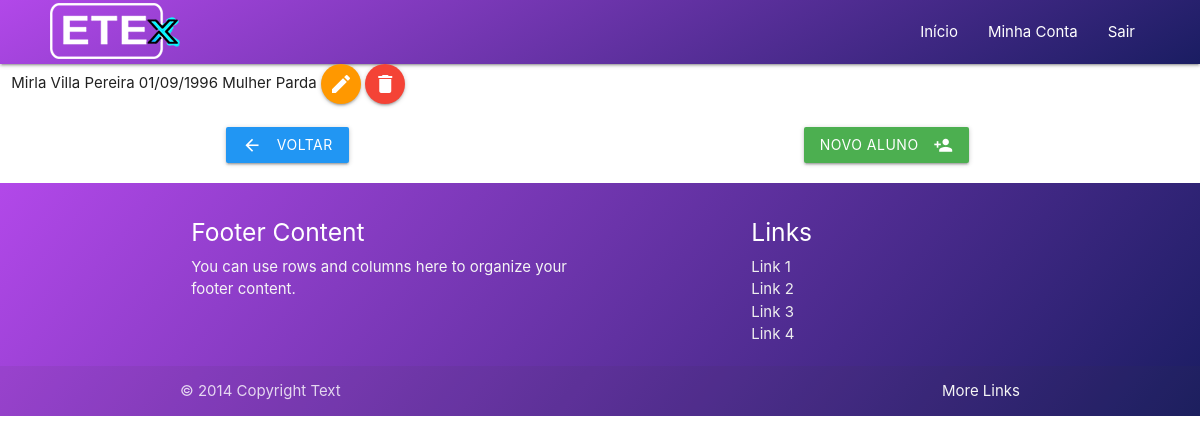
/app/aluno/listar-alunos (signed in), run on an earlier commit of the app's database.
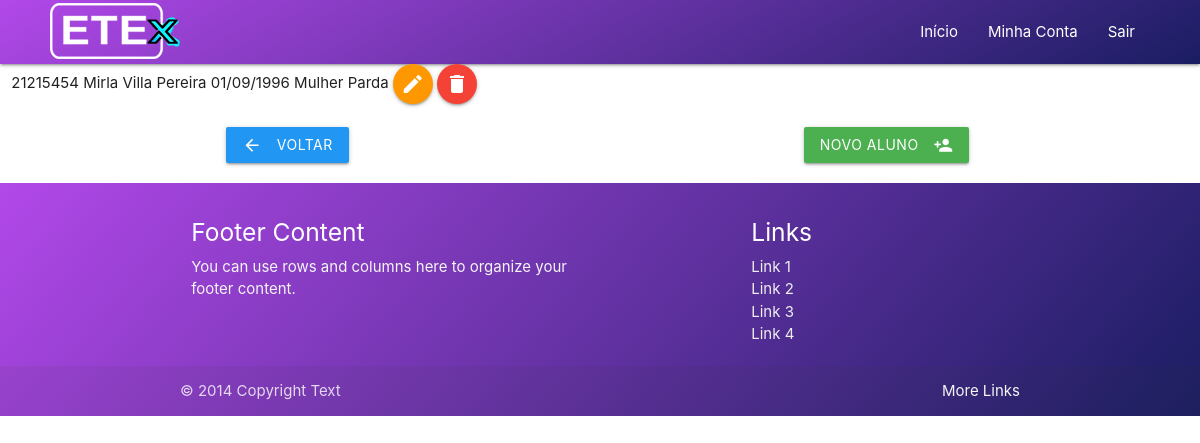
And on a later commit of the database.
### tables this page shows
CREATE TABLE IF NOT EXISTS `alunos` (
  `id_aluno` int(11) NOT NULL AUTO_INCREMENT,
  `nome_aluno` varchar(40) DEFAULT NULL,
  `matricula_aluno` varchar(64) DEFAULT NULL,
  `sobrenome_aluno` varchar(40) DEFAULT NULL,
  `nascimento_aluno` varchar(40) DEFAULT NULL,
  `sexo_aluno` varchar(40) DEFAULT NULL,
  `cor_aluno` varchar(40) DEFAULT NULL,
  `cpf_aluno` varchar(45) NOT NULL,
  `email_aluno` varchar(40) DEFAULT NULL,
  `fone_pessoal_aluno` varchar(40) DEFAULT NULL,
  `fone_fixo_aluno` varchar(40) DEFAULT NULL,
  `numero_endereco_aluno` varchar(40) DEFAULT NULL,
  `rua_endereco_aluno` varchar(40) DEFAULT NULL,
  `bairro_endereco_aluno` varchar(40) DEFAULT NULL,
  `cidade_endereco_aluno` varchar(40) DEFAULT NULL,
  `estado_endereco_aluno` varchar(40) DEFAULT NULL,
  `pais_endereco_aluno` varchar(40) DEFAULT NULL,
  `cep_endereco_aluno` varchar(40) DEFAULT NULL,
  `foto_aluno` blob,
  PRIMARY KEY (`id_aluno`),
  UNIQUE KEY `cpf_aluno` (`cpf_aluno`)
);

### model/Aluno/AlunoDao.class.php (called while the page is built, shortened)
<?php
class AlunoDao implements InterfaceAluno {
    public function listarAlunos() {
        $db_conexao = new Database();
        $conn = $db_conexao->dbConexao();
        $stmt = $conn->prepare("SELECT * FROM `alunos`");
        try {
            $stmt->execute();
            $result = $stmt->fetchAll(PDO::FETCH_ASSOC);
            return $result;
        } catch (Exception $e) {
            return $result = "Erro: " . $e;
        }
    }
}

### controller/AlunoController.class.php (called while the page is built, shortened)
<?php
include_once __DIR__ . '/../model/Aluno/AlunoDao.class.php';
class AlunoController implements InterfaceAluno {
    public function listarAlunos() {
        $listar = new AlunoDao();
        return $listar->listarAlunos();
    }
}

### app/aluno/listar-alunos.php (the view, shortened to what this page needs)
<?php
include_once __DIR__.'/../../assets/header.php';
include_once __DIR__.'/../../controller/AlunoController.class.php';
?>
<div class="row">
    <div id="listar-aluno" class="col l12 m12">
        <?php
        $listar = new AlunoController();
        $listaAlunos = $listar->listarAlunos();
        foreach ($listaAlunos as $dado):
            ?>
            <td><?php echo $dado['matricula_aluno']; ?></td>
            <td><?php echo $dado['nome_aluno']; ?></td>
            <td><?php echo $dado['sobrenome_aluno']; ?></td>
            <td><?php
                $nascimento = $dado['nascimento_aluno'];
                echo date("d/m/Y", strtotime($nascimento));
                ?></td>
            <td><?php echo $dado['sexo_aluno']; ?></td>
            <td><?php echo $dado['cor_aluno']; ?></td>
            <td>
                <a href="editar-aluno.php?id=<?php echo $dado['id_aluno']; ?>" type="hidden" name="id" class="btn-floating btn-medium waves-effect waves-light orange"><i class="material-icons">edit</i></a>
            </td>
            <td>
                <a href="#modelExcluirAluno<?php echo $dado['id_aluno']; ?>" class="btn-floating btn-medium waves-effect waves-light btn modal-trigger red"><i class="material-icons">delete</i></a>
            </td>
            <?php
        endforeach;
        ?>
        <div id="buttons" class="col l12"></br>
            <div class="col l6 offset-l2">
                <a class="btn waves-effect waves-light blue" href="../../index.php">Voltar
                    <i class="material-icons left">arrow_back</i>
                </a>
            </div>
            <div class="col l3 ">
                <a class="btn waves-effect waves-light green" href="cadastro-aluno.php">Novo aluno
                    <i class="material-icons right">person_add</i>
                </a>
            </div>
        </div>
    </div>
</div>
<?php
include_once __DIR__ . '/../../assets/footer.php';
?>

What changed in the data, as far as the page shows it:
changed alunos "Mirla": matricula_aluno (not shown) → "21215454"
